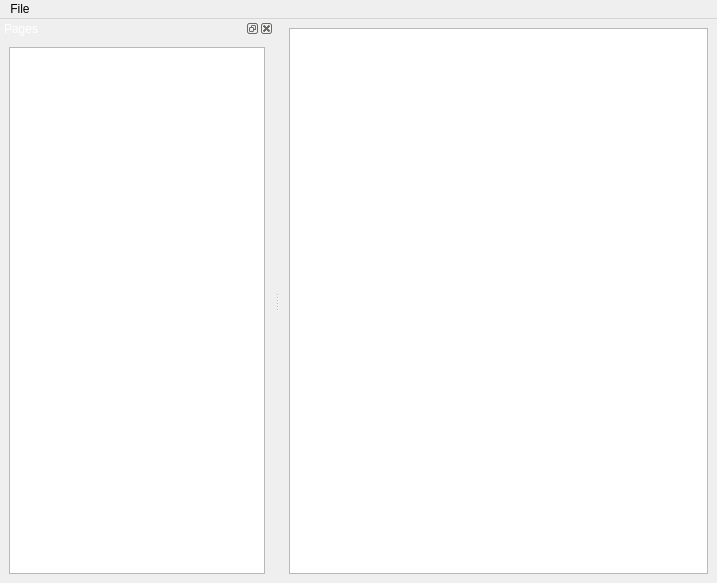
<?xml version="1.0" encoding="UTF-8"?>
<ui version="4.0">
 <class>MainWindow</class>
 <widget class="QMainWindow" name="MainWindow">
  <property name="geometry">
   <rect>
    <x>0</x>
    <y>0</y>
    <width>717</width>
    <height>583</height>
   </rect>
  </property>
  <property name="windowTitle">
   <string>MainWindow</string>
  </property>
  <widget class="QWidget" name="centralwidget">
   <layout class="QGridLayout" name="gridLayout">
    <item row="0" column="0">
     <widget class="QTextBrowser" name="textBrowser"/>
    </item>
   </layout>
  </widget>
  <widget class="QMenuBar" name="menubar">
   <property name="geometry">
    <rect>
     <x>0</x>
     <y>0</y>
     <width>717</width>
     <height>26</height>
    </rect>
   </property>
   <widget class="QMenu" name="menuFile">
    <property name="title">
     <string>File</string>
    </property>
    <addaction name="actionShow_Pages_View"/>
    <addaction name="separator"/>
    <addaction name="actionSave_All"/>
    <addaction name="actionDownload"/>
    <addaction name="separator"/>
    <addaction name="actionExit"/>
   </widget>
   <addaction name="menuFile"/>
  </widget>
  <widget class="QDockWidget" name="dockWidget">
   <property name="styleSheet">
    <string notr="true">color: #fff;
 </string>
   </property>
   <property name="allowedAreas">
    <set>Qt::LeftDockWidgetArea|Qt::RightDockWidgetArea</set>
   </property>
   <property name="windowTitle">
    <string>Pages</string>
   </property>
   <attribute name="dockWidgetArea">
    <number>1</number>
   </attribute>
   <widget class="QWidget" name="dockWidgetContents">
    <layout class="QGridLayout" name="gridLayout_2">
     <item row="0" column="0">
      <widget class="QListWidget" name="listWidget"/>
     </item>
    </layout>
   </widget>
  </widget>
  <action name="actionShow_Pages_View">
   <property name="text">
    <string>Show/Hide Pages View</string>
   </property>
  </action>
  <action name="actionDownload">
   <property name="text">
    <string>Download Selected Page</string>
   </property>
  </action>
  <action name="actionExit">
   <property name="text">
    <string>Exit</string>
   </property>
  </action>
  <action name="actionSave_All">
   <property name="text">
    <string>Download All Pages</string>
   </property>
  </action>
 </widget>
 <resources/>
 <connections/>
</ui>
